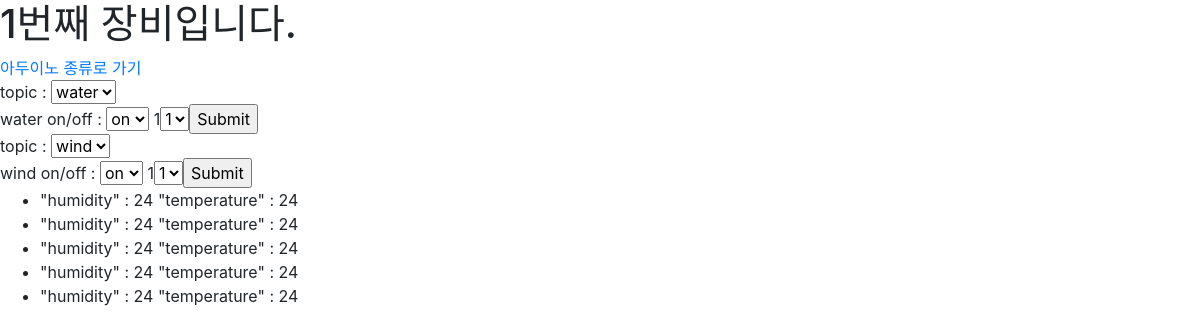
/post/device_status/1/, run on the app's committed database.
### post/models.py (models this page shows)
class DeviceRecord(models.Model):
    device = models.ForeignKey(Device, on_delete=models.CASCADE)
    humidity = models.CharField(max_length=200,null=True)
    temperature = models.CharField(max_length=200,null=True)

### post/views.py (the view)
# urls.py: path('device_status/<int:device_id>/', views.devicecontorl, name='devicecontorl'),
def devicecontorl(request,device_id):
    device_certified=Device.objects.filter(id=device_id)
    if device_certified:
        latest_devicerecord_list = DeviceRecord.objects.filter(device_id=device_id).order_by('-id')[:5]
    context = {'latest_devicerecord_list': latest_devicerecord_list,'device_id':device_id}
    return render(request, 'devicecontrol.html', context)

### post/templates/devicecontrol.html (shortened to what this page needs)
<!doctype html>
<html lang="en">
  <head>
    <link rel="stylesheet" href="https://stackpath.bootstrapcdn.com/bootstrap/4.4.1/css/bootstrap.min.css">
  </head>
  <body>
    <h1>{{device_id}}번째 장비입니다.</h1>
    <a href="../">아두이노 종류로 가기</a>
  <form method="POST" action="/post/publish/{{device_id}}">
      topic : <select name="topic">
        <option value="{{device_id}}">
          water
        </option>
      </select> <br>
      water on/off : <select name="message">
        <option value="u">
          on
        </option>
      </select>
        {{device_id}}<select name="id">
          <option value={{device_id}}>
            {{device_id}}
          </option>
      <input type="submit" /><br>
  </form>
  <form method="POST" action="/post/publish/{{device_id}}">
      topic : <select name="topic">
        <option value="{{device_id}}">
          wind
        </option>
      </select> <br>
      wind on/off : <select name="message">
        <option value="d">
          on
        </option>
      </select>
        {{device_id}}<select name="id">
          <option value={{device_id}}>
            {{device_id}}
          </option>
      <input type="submit" /><br>
  </form>
</body>
</html>
{% if latest_devicerecord_list %}
    <ul>
    {% for devicerecord in latest_devicerecord_list %}
        <li>"humidity" : {{devicerecord.humidity}} "temperature" : {{ devicerecord.temperature}}</li>
    {% endfor %}
    </ul>
{% else %}
    <p>No polls are available.</p>
{% endif %}

### data on the page
DeviceRecord: humidity "24", temperature "24"
DeviceRecord: humidity "24", temperature "24"
DeviceRecord: humidity "24", temperature "24"
DeviceRecord: humidity "24", temperature "24"
DeviceRecord: humidity "24", temperature "24"

### other printed values
{{ device_id }} "1"
form field id "1"
